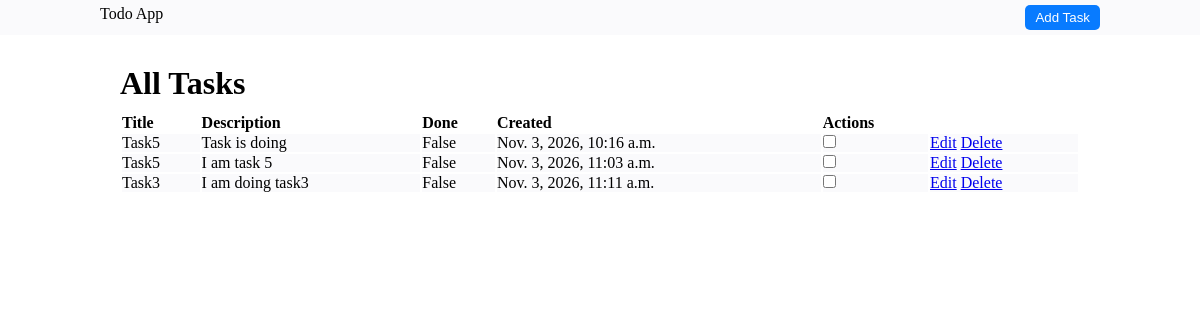
The page / on the database its author committed.
### todo_app/models.py (models this page shows)
class todo_table(models.Model):
    title = models.CharField(max_length=30)
    description = models.CharField(max_length=30)
    done = models.BooleanField(default=False)
    created = models.DateTimeField(auto_now_add=True)

### todo_app/views.py (the view)
# urls.py: 2. Add a URL to urlpatterns:  path('', views.home, name='home')
def home(request):
    data = todo_table.objects.all()
    return render(request, 'home.html', {'data': data})

### templates/home.html (shortened to what this page needs)
{% load static %}
<!DOCTYPE html>
<html lang="en">
<head>
    <link rel="stylesheet" href="{% static "home.css" %}">
</head>
<body>
    <div class="parent_box">
        {% include "navbar.html" %}
        <div class="tsk_box">
            <h1>All Tasks</h1>
            <table>
                <tr class="text_data_col">
                    <th>Title</th>
                    <th>Description</th>
                    <th>Done</th>
                    <th>Created</th>
                    <th>Actions</th>
                </tr>
                {% for data in data %}
                <tr class="text_data_row">
                    <td>
                        {{ data.title }}
                    </td>
                    <td>
                        {{ data.description }}
                    </td>
                     <td>
                        {{ data.done }}
                    </td>
                    <td>{{ data.created }}</td>
                    <td>
                        <input type="checkbox">
                    </td>
                    <td>
                        <a href="{% url "edit_task" data.id %}">Edit</a>
                        <a href="{% url "delete_task" data.id %}">Delete</a>
                    </td>
                </tr>
                {% empty %}
                <tr class="parent_text_data">
                    <td class="No_task_text" colspan="5">
                        No Task Yet
                    </td>
                </tr>
                {% endfor %}
            </table>
        </div>
    </div>
</body>
</html>

### templates/navbar.html (shortened to what this page needs)
{% load static %}
<!DOCTYPE html>
<html lang="en">
<head>
    <link rel="stylesheet" href="{% static "navbar.css" %}">
</head>
<body>
    <header>
        <p>Todo App</p>
        <button class = "nav_btn">
            <a class = "text_add_task" href="{% url "add_task" %}">Add Task</a>
        </button>
    </header>
</body>
</html>

### static/home.css (style rules this page uses)
* { padding: 0; margin: 0; box-sizing: border-box; }
.parent_box { display: flex; flex-direction: column; gap: 30px; }
.tsk_box { margin-top: 20px; width: 80%; margin: auto; }
table { width: 100%; margin-top: 10px; }
.text_data_row { text-align: start; background-color: #FAFAFC; }
.text_data_col { text-align: left; }

### static/navbar.css (style rules this page uses)
* { padding: 0; margin: 0; box-sizing: border-box; }
header { background-color: #FAFAFC; display: flex; justify-content: space-between; padding: 5px 100px ; }
.nav_btn { background-color: #087BFF; color: white; padding: 5px 10px; outline: none; border: none; border-radius: 5px; }
.text_add_task { color: white; text-decoration: none; }

### rows shown on the page
todo_table: title "Task5", description "Task is doing", done "False", created "Nov. 3, 2026, 10:16 a.m."
todo_table: title "Task5", description "I am task 5", done "False", created "Nov. 3, 2026, 11:03 a.m."
todo_table: title "Task3", description "I am doing task3", done "False", created "Nov. 3, 2026, 11:11 a.m."
